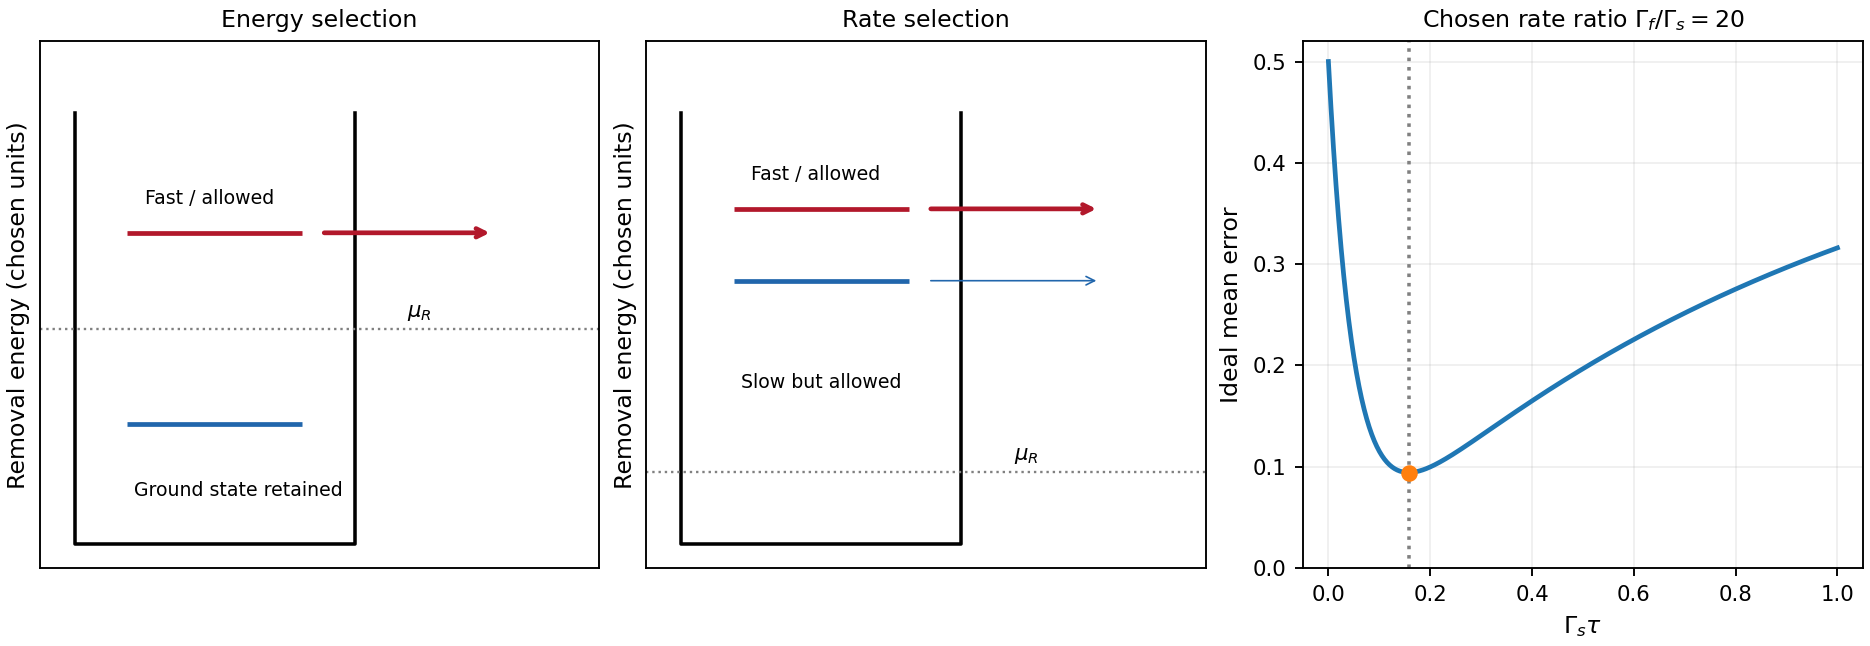

Generate this figure with Python:
"""Original explanatory model; output is a basename in the working directory."""
import numpy as np
import matplotlib.pyplot as plt
from matplotlib.patches import Circle, Rectangle, FancyArrowPatch
plt.rcParams.update({'font.size':9,'axes.titlesize':10,'axes.labelsize':10})

fig,axs=plt.subplots(1,3,figsize=(11,3.8),layout='constrained')
for ax,title,mu,ys in [(axs[0],'Energy selection',1,[.6,1.4]),(axs[1],'Rate selection',.4,[1.2,1.5])]:
 ax.plot([.1,.1,.9,.9],[1.9,.1,.1,1.9],color='black');ax.axhline(mu,color='grey',ls=':',lw=1);ax.text(1.05,mu+.05,r'$\mu_R$',fontsize=9)
 for y,col in zip(ys,['#2166ac','#b2182b']):ax.hlines(y,.25,.75,color=col,lw=2)
 ax.annotate('',xy=(1.3,ys[1]),xytext=(.8,ys[1]),arrowprops={'arrowstyle':'->','color':'#b2182b','lw':2});ax.text(.3,ys[1]+.12,'Fast / allowed',fontsize=8)
 if mu<ys[0]:ax.annotate('',xy=(1.3,ys[0]),xytext=(.8,ys[0]),arrowprops={'arrowstyle':'->','color':'#2166ac','lw':.7});ax.text(.27,.75,'Slow but allowed',fontsize=8)
 else:ax.text(.27,.3,'Ground state retained',fontsize=8)
 ax.set(xlim=(0,1.6),ylim=(0,2.2),title=title);ax.set_xticks([]);ax.set_ylabel('Removal energy (chosen units)');ax.set_yticks([])
t=np.linspace(0,1,600);r=20;err=.5*(np.exp(-r*t)+1-np.exp(-t));opt=np.log(r)/(r-1);axs[2].plot(t,err,lw=2);axs[2].axvline(opt,ls=':',color='grey');axs[2].plot(opt,.5*(np.exp(-r*opt)+1-np.exp(-opt)),'o');axs[2].set(xlabel=r'$\Gamma_s\tau$',ylabel='Ideal mean error',ylim=(0,.52),title=r'Chosen rate ratio $\Gamma_f/\Gamma_s=20$');axs[2].grid(alpha=.2)
fig.savefig('paper-1-spin-readout.png',dpi=170,facecolor='white');plt.close(fig)
